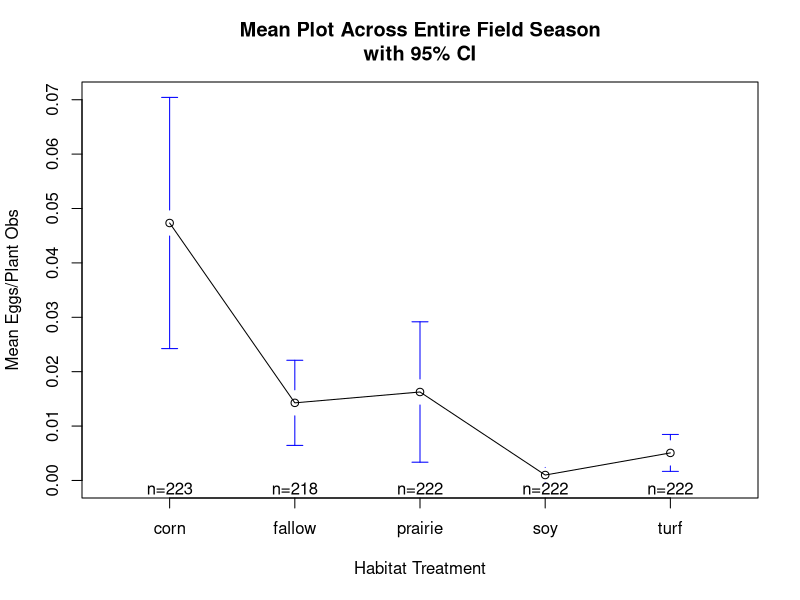

The R source for this figure: (Note: this script raises an error after producing the figure.)

oviposition<-read.csv(file="oviposition.csv", header=TRUE) #read in oviposition file

oviposition<-na.omit(oviposition) #get rid of na's. There were several incidents when we were unable to count eggs (broken plants, plants were covered by exclosures, etc)

#install and use the ddply function to average across subsamples (individual plants within plant patches)
library(plyr)
oviposition.avg <-ddply(oviposition, .(treatment, date, time, block, deployment), summarize, monarch_eggs.mean=mean(monarch_eggs))

#make block, date, time, deployment into a factor
oviposition.avg$block <- as.factor(oviposition.avg$block)
oviposition.avg$date <- as.factor(oviposition.avg$date)
oviposition.avg$time <- as.factor(oviposition.avg$time)
oviposition.avg$deployment <- as.factor(oviposition.avg$deployment)

#do the anova using glm function
result <- glm(monarch_eggs.mean ~ block + treatment, data=oviposition.avg)
aov(result)
summary(aov(result))
TukeyHSD(aov(result))

#make the mean plot
library(gplots)
plotmeans(monarch_eggs.mean~treatment,xlab="Habitat Treatment",
          ylab="Mean Eggs/Plant Obs", main="Mean Plot Across Entire Field Season\nwith 95% CI", data=oviposition.avg)

#make date and time variables factors
as.factor(oviposition.avg$date)
as.factor(oviposition.avg$time)

#rerun anova with date and time as covariates
result_covariates <- glm(monarch_eggs.mean ~ block + treatment + date + time, data=oviposition.avg)
aov(result_covariates)
summary(aov(result_covariates))
TukeyHSD(aov(result_covariates))
#rerun this with poisson distribution
result_covariates.poisson <- glm(monarch_eggs.mean ~ block + treatment + date + time, data=oviposition.avg, family = poisson())
aov(result_covariates.poisson)
summary(aov(result_covariates.poisson))
TukeyHSD(aov(result_covariates.poisson))

#need to use ddply to compute summary stats for plotting

oviposition.summary<-ddply(oviposition.avg, .(treatment, deployment), summarize,
                           N=length(monarch_eggs.mean),
                           mean=mean(monarch_eggs.mean),
                           sd   = sd(monarch_eggs.mean),
                           se   = sd / sqrt(N) )

head(oviposition.summary)

#make a bar plot with ggplot
# Error bars represent standard error of the mean
#cols is my personalized colour palette.
cols <- c("gold2", "firebrick1", "yellowgreen", "mediumpurple", "dodgerblue2" )
ggplot(oviposition.summary, aes(x=treatment, y=mean, fill=treatment)) + 
  geom_bar(position=position_dodge(), stat="identity", size=.3, fill=cols) +
  geom_errorbar(aes(ymin=mean-se, ymax=mean+se), width=.2, position=position_dodge(.9)) +
  scale_color_manual(values=cols)+
  ylab("monarch eggs / plant obervation" )+
  ggtitle("Monarch Butterfly oviposition by Habitat with SE Bars") +
  theme(panel.background = element_blank())









#Doug asked me to redo the ANOVA with only the third egg check
oviposition.deployment3<-subset(oviposition, deployment==3)

#install and use the ddply function to average across subsamples (individual plants within plant patches)
oviposition.deployment3.avg <-ddply(oviposition.deployment3, .(treatment, date, time, block), summarize, monarch_eggs.mean=mean(monarch_eggs))

#make block, date, and time into a factor
oviposition.deployment3.avg$block <- as.factor(oviposition.deployment3.avg$block)
oviposition.deployment3.avg$date <- as.factor(oviposition.deployment3.avg$date)
oviposition.deployment3.avg$time <- as.factor(oviposition.deployment3.avg$time)

#do the anova using glm function
result.deployment3 <- glm(monarch_eggs.mean ~ block + treatment, data=oviposition.deployment3.avg)
aov(result.deployment3)
summary(aov(result.deployment3))
TukeyHSD(aov(result.deployment3))

#make the mean plot
library(gplots)
plotmeans(monarch_eggs.mean~treatment,xlab="Habitat Treatment",
          ylab="Mean Eggs/Plant Obs", main="Mean Plot Across Entire Field Season\nwith 95% CI", data=oviposition.deployment3.avg)

#make date and time variables factors
as.factor(oviposition.deployment3.avg$date)
as.factor(oviposition.deployment3.avg$time)

#rerun anova with date and time as covariates
result_covariates.deployment3 <- glm(monarch_eggs.mean ~ block + treatment + date + time, data=oviposition.deployment3.avg)
aov(result_covariates.deployment3)
summary(aov(result_covariates.deployment3))
TukeyHSD(aov(result_covariates.deployment3))
#rerun this with poisson distribution
result_covariates.deployment3.poisson <- glm(monarch_eggs.mean ~ block + treatment + date + time, data=oviposition.deployment3.avg, family = poisson())
aov(result_covariates.deployment3.poisson)
summary(aov(result_covariates.deployment3.poisson))
TukeyHSD(aov(result_covariates.deployment3.poisson))

#need to use ddply to compute summary stats for plotting

oviposition.deployment3.summary<-ddply(oviposition.deployment3.avg, .(treatment), summarize,
                                       N=length(monarch_eggs.mean),
                                       mean=mean(monarch_eggs.mean),
                                       sd   = sd(monarch_eggs.mean),
                                       se   = sd / sqrt(N) )

head(oviposition.deployment3.summary)

#make a bar plot with ggplot
# Error bars represent standard error of the mean
#cols is my personalized colour palette.
cols <- c("gold2", "firebrick1", "yellowgreen", "mediumpurple", "dodgerblue2" )
ggplot(oviposition.deployment3.summary, aes(x=treatment, y=mean, fill=treatment)) + 
  geom_bar(position=position_dodge(), stat="identity", size=.3, fill=cols) +
  geom_errorbar(aes(ymin=mean-se, ymax=mean+se), width=.2, position=position_dodge(.9)) +
  scale_color_manual(values=cols)+
  ylab("monarch eggs / plant obervation" )+
  ggtitle("Monarch Butterfly oviposition.deployment3 by Habitat with SE Bars") +
  theme(panel.background = element_blank())





#making individual bar plots for deployments 1 & 2
#trying to facet it...
cols <- c("gold2", "firebrick1", "yellowgreen", "mediumpurple", "dodgerblue2" )
ggplot(oviposition.summary, aes(x=treatment, y=mean, fill=treatment)) + 
  geom_bar(position=position_dodge(), stat="identity", size=.3, fill=cols) +
  geom_errorbar(aes(ymin=mean-se, ymax=mean+se), width=.2, position=position_dodge(.9)) +
  scale_color_manual(values=cols)+
  ylab("monarch eggs / plant obervation" )+
  ggtitle("Monarch Butterfly oviposition by Habitat with SE Bars") +
  theme(panel.background = element_blank())+
  facet_wrap(~deployment)


#doing it the long way...
oviposition.deployment1<-subset(oviposition, deployment==1)
oviposition.deployment2<-subset(oviposition, deployment==2)

#install and use the ddply function to average across subsamples (individual plants within plant patches)
oviposition.deployment1.avg <-ddply(oviposition.deployment1, .(treatment, date, time, block), summarize, monarch_eggs.mean=mean(monarch_eggs))
oviposition.deployment2.avg <-ddply(oviposition.deployment2, .(treatment, date, time, block), summarize, monarch_eggs.mean=mean(monarch_eggs))

#make block, date, and time into a factor
oviposition.deployment1.avg$block <- as.factor(oviposition.deployment1.avg$block)
oviposition.deployment1.avg$date <- as.factor(oviposition.deployment1.avg$date)
oviposition.deployment1.avg$time <- as.factor(oviposition.deployment1.avg$time)

oviposition.deployment2.avg$block <- as.factor(oviposition.deployment2.avg$block)
oviposition.deployment2.avg$date <- as.factor(oviposition.deployment2.avg$date)
oviposition.deployment2.avg$time <- as.factor(oviposition.deployment2.avg$time)

#need to use ddply to compute summary stats for plotting

oviposition.deployment1.summary<-ddply(oviposition.deployment1.avg, .(treatment), summarize,
                                       N=length(monarch_eggs.mean),
                                       mean=mean(monarch_eggs.mean),
                                       sd   = sd(monarch_eggs.mean),
                                       se   = sd / sqrt(N) )

oviposition.deployment2.summary<-ddply(oviposition.deployment2.avg, .(treatment), summarize,
                                       N=length(monarch_eggs.mean),
                                       mean=mean(monarch_eggs.mean),
                                       sd   = sd(monarch_eggs.mean),
                                       se   = sd / sqrt(N) )

#make a bar plot with ggplot
#cols is my personalized colour palette.
cols <- c("gold2", "firebrick1", "yellowgreen", "mediumpurple", "dodgerblue2" )
ggplot(oviposition.deployment1.summary, aes(x=treatment, y=mean, fill=treatment)) + 
  geom_bar(position=position_dodge(), stat="identity", size=.3, fill=cols) +
  scale_color_manual(values=cols)+
  ylab("monarch eggs / plant obervation" )+
  ggtitle("Monarch Butterfly oviposition.deployment1 by Habitat with SE Bars") +
  theme(panel.background = element_blank())

ggplot(oviposition.deployment2.summary, aes(x=treatment, y=mean, fill=treatment)) + 
  geom_bar(position=position_dodge(), stat="identity", size=.3, fill=cols) +
  geom_errorbar(aes(ymin=mean-se, ymax=mean+se), width=.2, position=position_dodge(.9)) +
  scale_color_manual(values=cols)+
  ylab("monarch eggs / plant obervation" )+
  ggtitle("Monarch Butterfly oviposition.deployment2 by Habitat with SE Bars") +
  theme(panel.background = element_blank())


#faceted bar chart!

as.factor(oviposition.summary$deployment)
labels <- c("1" = "June", "2" = "July", "3" = "August") #make labeller

ggplot(oviposition.summary, aes(x=treatment, y=mean, colour=treatment)) + 
  geom_bar(position=position_dodge(), stat="identity", size=.3, fill=cols) +
  geom_errorbar(aes(ymin=mean-se, ymax=mean+se), colour="black", width=.2, position=position_dodge(.9)) +
  scale_color_manual(values=cols)+
  ylab("monarch eggs / plant observation" )+
  ggtitle("Monarch Butterfly oviposition by Habitat with SE Bars") +
  theme(panel.background = element_blank(), axis.text.x = element_blank(),  axis.ticks = element_blank())+
  facet_grid(~deployment, labeller=labeller(deployment = labels))
